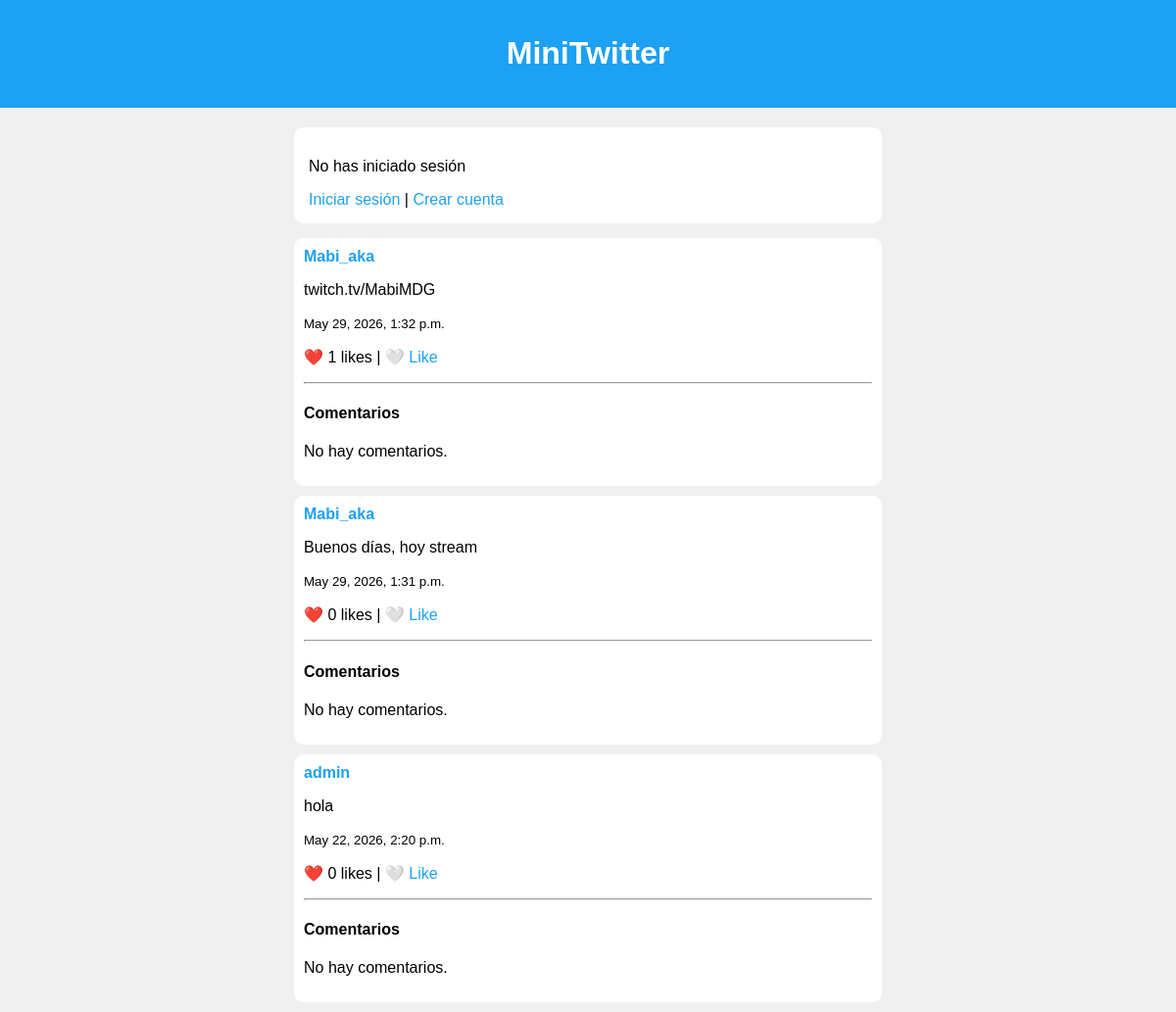
The page / on the database its author committed.
### social/models.py (models this page shows, shortened)
class Post(models.Model):
    usuario = models.ForeignKey(User, on_delete=models.CASCADE)
    contenido = models.TextField()
    fecha = models.DateTimeField(auto_now_add=True)

### social/views.py (the view)
# urls.py: path('', views.home, name='home'),
def home(request):
    posts = Post.objects.all().order_by('-fecha')
    liked_posts = []
    if request.user.is_authenticated:
        likes = Like.objects.filter(usuario=request.user)
        liked_posts = [like.post.id for like in likes]
    return render(request, 'social/home.html', {
        'posts': posts,
        'liked_posts': liked_posts
    })

### social/templates/social/home.html (shortened to what this page needs)
<!DOCTYPE html>
<html lang="es">
<head>
</head>
<body>
<header>
    <h1>MiniTwitter</h1>
</header>
<div class="container">
    {% if user.is_authenticated %}
        <div class="box">
            <p>
                Hola <b>{{ user.username }}</b> |
                <a href="/mi-perfil/">Mi perfil</a> |
                <form method="post" action="/accounts/logout/" style="display:inline;">
                    {% csrf_token %}
                    <button type="submit">Salir</button>
                </form>
            </p>
            <form method="POST" action="/crear/">
                {% csrf_token %}
                <textarea name="contenido" placeholder="¿Qué estás pensando?"></textarea>
                <button type="submit">Publicar</button>
            </form>
        </div>
    {% else %}
        <div class="box">
            <p>No has iniciado sesión</p>
            <a href="/accounts/login/">Iniciar sesión</a> |
            <a href="/register/">Crear cuenta</a>
        </div>
    {% endif %}
    {% for post in posts %}
        <div class="post">
            <b>
                <a href="/perfil/{{ post.usuario.username }}/">
                    {{ post.usuario.username }}
                </a>
            </b>
            <p>{{ post.contenido }}</p>
            <small>{{ post.fecha }}</small>
            <p>
                ❤️ {{ post.like_set.count }} likes |
                {% if post.id in liked_posts %}
                    ❤️ <a href="/like/{{ post.id }}/">Unlike</a>
                {% else %}
                    🤍 <a href="/like/{{ post.id }}/">Like</a>
                {% endif %}
            </p>
            <hr>
            <h4>Comentarios</h4>
            {% for comentario in post.comentario_set.all %}
                <div class="comentario">
                    <b>{{ comentario.usuario.username }}</b>
                    <p>{{ comentario.contenido }}</p>
                    <small>{{ comentario.fecha }}</small>
                </div>
            {% empty %}
                <p>No hay comentarios.</p>
            {% endfor %}
        </div>
    {% empty %}
        <p>No hay posts todavía</p>
    {% endfor %}
</div>
</body>
</html>

### social/templates/social/home.html (style rules this page uses)
body { font-family: Arial; background: #f0f0f0; margin: 0; }
header { background: #1da1f2; color: white; padding: 15px; text-align: center; }
.container { width: 50%; margin: auto; margin-top: 20px; }
.box { background: white; padding: 15px; border-radius: 10px; margin-bottom: 15px; }
.post { background: white; padding: 10px; border-radius: 10px; margin-bottom: 10px; }
a { color: #1da1f2; text-decoration: none; }

### rows shown on the page
Post: usuario.username "Mabi_aka", contenido "twitch.tv/MabiMDG", fecha "May 29, 2026, 1:32 p.m.", like_set.count "1"
Post: usuario.username "Mabi_aka", contenido "Buenos días, hoy stream", fecha "May 29, 2026, 1:31 p.m.", like_set.count "0"
Post: usuario.username "admin", contenido "hola", fecha "May 22, 2026, 2:20 p.m.", like_set.count "0"
